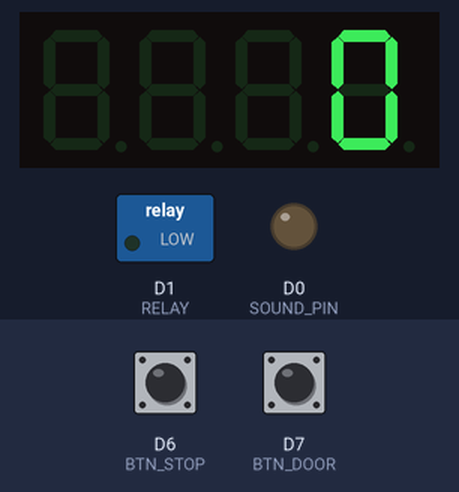
This sketch was run on a simulated ESP8266 (NodeMCU). Parts: 4-digit seven-segment display, switched loads named in the sketch (green lamp = pin HIGH), output pins drawn as LEDs (lit = HIGH). Inputs (shaded band) come from the test bench; at power-on: D6 (BTN_STOP) HIGH, D7 (BTN_DOOR) HIGH.

Above: at 1.4 s.
1.5 s: D6 (BTN_STOP) pulled LOW for 0.15 s
At 1.67 s:
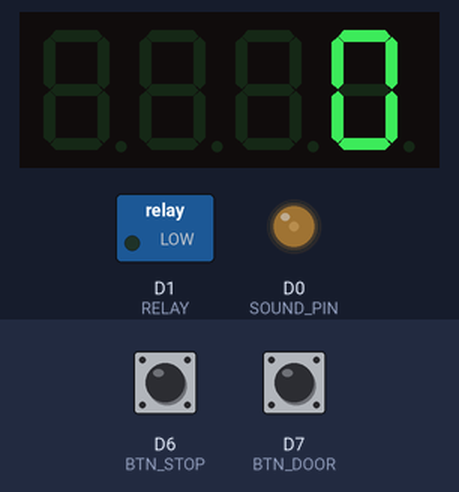
Timing chart, 0 to 4.5 s (numbered marks = the images above; inputs shaded):
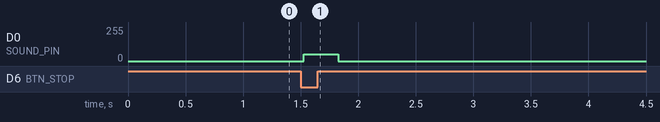

Measured:
- after the input at 1.5 s, D0 (SOUND_PIN): 0/255 → 50/255 at once, → 0/255 0.30 s later

The sketch:

Microwave.ino
```cpp
/*   Microwave Controller   */

// пины
#define SOUND_PIN D0
#define BTN_START D5
#define BTN_STOP  D6
#define BTN_DOOR  D7
#define RELAY D1               			// Relay on D1 pin

#include <TM1637.h>

TM1637 TM1637KL(D3, D2);				// CLK, DIO
int8_t Digits[] = {0x7f, 0x7f, 0x7f, 0x7f};
boolean btnFlag1, btnFlag2, btnFlag3, Sound_On;
unsigned long oldTime;
unsigned long newTime;
unsigned long btnTime;
unsigned long deltaTime;
int Mode = 0, Timer, Minutes, Seconds; 	// Current timer time, Mode = 0-Stop, 1-Pause, 2-Run

void setup() {
  Serial.begin(115200);
  TM1637KL.init();
  TM1637KL.set(3);                  	// Screen Brightness: 0-7
  pinMode(BTN_START, INPUT_PULLUP);
  pinMode(BTN_STOP,  INPUT_PULLUP);
  pinMode(BTN_DOOR,  INPUT_PULLUP);
  pinMode(RELAY, OUTPUT);
  pinMode(SOUND_PIN, OUTPUT);

  digitalWrite(RELAY, LOW);          	// Relay Off on Startup
  digitalWrite(SOUND_PIN, LOW);
  Mode = 0;
  Timer = 0;
  TM1637KL.point(POINT_OFF);
  ShowTimer();
  btnTime = millis();         			// Start time
 }

void loop() {
  newTime =  millis();          		// Get current time

  deltaTime = deltamills(btnTime, newTime); // Contact bounce elimination
  if (deltaTime > 300) {
    if (Sound_On) {
      analogWrite(SOUND_PIN, 0); 		// Sound Off
      Sound_On = false;
    }
    buttonTick();
  }

  if ( Mode == 2 ) {
    if (Timer == 0){
      Mode = 0;
      btnTime = millis();
      digitalWrite(RELAY, LOW);      	// Relay Off
      TM1637KL.point(POINT_OFF);
      ShowTimer();
    } else {
      newTime =  millis();          	// Get current time
      deltaTime = deltamills(oldTime, newTime); // Downtime
      if (deltaTime > 1000) {       	// if downtime > 1 second
        Timer--;
        TM1637KL.point(POINT_ON);
        ShowTimer();
        if (Timer < 4 ) { Beep(); }
        oldTime = millis();         	// Save as start time
      }
    }
  }
}

void ShowTimer() {
  Minutes = Timer / 60;
  Seconds = Timer % 60;
  Digits[0] = Minutes / 10;
  Digits[1] = Minutes % 10;
  Digits[2] = Seconds  / 10;
  Digits[3] = Seconds  % 10;
  if ( Digits[0] == 0 ) { Digits[0] = 0x7f; }
  if (( Digits[1] == 0 ) && ( Digits[0] == 0x7f )) { Digits[1] = 0x7f; }
  if (( Digits[2] == 0 ) && ( Digits[1] == 0x7f ) && ( Digits[0] == 0x7f )) { Digits[2] = 0x7f; }
  TM1637KL.display(Digits);
}

// Button processing function
void buttonTick() {
  if (!digitalRead(BTN_STOP) && !btnFlag1) {
    if (Mode == 1) {                        // If PAUSE, then STOP
      Mode = 0;
      Timer = 0;
      TM1637KL.point(POINT_OFF);
      ShowTimer();
    }
    if (Mode == 2) {                        // If RUN, then PAUSE
      Mode = 1;
      digitalWrite(RELAY, LOW);             // Relay Off
    }
    btnFlag1 = true;
    Beep();
  }

  if (digitalRead(BTN_STOP) && btnFlag1) {
    btnFlag1 = false;
  }

  if (digitalRead(BTN_DOOR)) {
    if (!btnFlag3) {
      if (Mode == 2) {                        // If RUN, then PAUSE
        Mode = 1;
        digitalWrite(RELAY, LOW);             // Relay Off
      }
      btnFlag3 = true;
    }
    btnTime = millis();
    return;
  }

  if (!digitalRead(BTN_DOOR) && btnFlag3) {
    btnFlag3 = false;
    return;
  }

  if (!digitalRead(BTN_START) && !btnFlag2) {
    if (Mode == 1) {                        // If PAUSE, then RUN
      Mode = 2;
      digitalWrite(RELAY, HIGH);            // Relay On
      oldTime = millis();                   // Save On Time
    } else {                                // If STOP or RUN, then RUN
      Mode = 2;
      Timer = Timer + 30;
      TM1637KL.point(POINT_ON);
      ShowTimer();
      digitalWrite(RELAY, HIGH);            // Relay On
      oldTime = millis();                   // Save On Time
    }
    btnFlag2 = true;
    Beep();
  }

  if (digitalRead(BTN_START) && btnFlag2) {
    btnFlag2 = false;
  }
}

// Time difference calculation function
unsigned long deltamills(unsigned long t_old, unsigned long t_new) {
  unsigned long delta;
  if ( t_old <= t_new ) {
    delta = t_new - t_old;
  } else {
    delta = (4294967295 - t_old) + t_new;
  }
  return delta;
}

void Beep() {
  analogWrite(SOUND_PIN, 50); 				// turn on the piezo emitter
  Sound_On = true;
  btnTime = millis();
}
```
